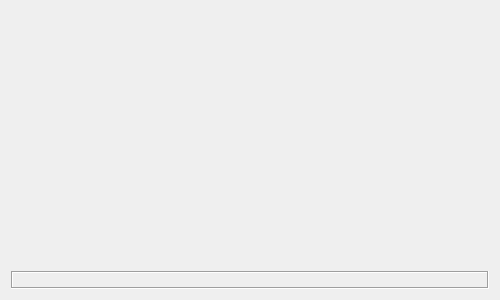
<?xml version="1.0" encoding="UTF-8"?>
<ui version="4.0">
 <class>frmVideoWidget</class>
 <widget class="QWidget" name="frmVideoWidget">
  <property name="geometry">
   <rect>
    <x>0</x>
    <y>0</y>
    <width>500</width>
    <height>300</height>
   </rect>
  </property>
  <property name="windowTitle">
   <string>Form</string>
  </property>
  <layout class="QGridLayout" name="gridLayout">
   <item row="0" column="0">
    <widget class="VideoWidget" name="videoWidget1" native="true">
     <property name="sizePolicy">
      <sizepolicy hsizetype="Expanding" vsizetype="Expanding">
       <horstretch>0</horstretch>
       <verstretch>0</verstretch>
      </sizepolicy>
     </property>
    </widget>
   </item>
   <item row="1" column="0" colspan="2">
    <widget class="QLabel" name="label">
     <property name="frameShape">
      <enum>QFrame::Box</enum>
     </property>
     <property name="frameShadow">
      <enum>QFrame::Sunken</enum>
     </property>
     <property name="text">
      <string/>
     </property>
     <property name="alignment">
      <set>Qt::AlignCenter</set>
     </property>
    </widget>
   </item>
  </layout>
 </widget>
 <customwidgets>
  <customwidget>
   <class>VideoWidget</class>
   <extends>QWidget</extends>
   <header>videowidget.h</header>
   <container>1</container>
  </customwidget>
 </customwidgets>
 <resources/>
 <connections/>
</ui>
